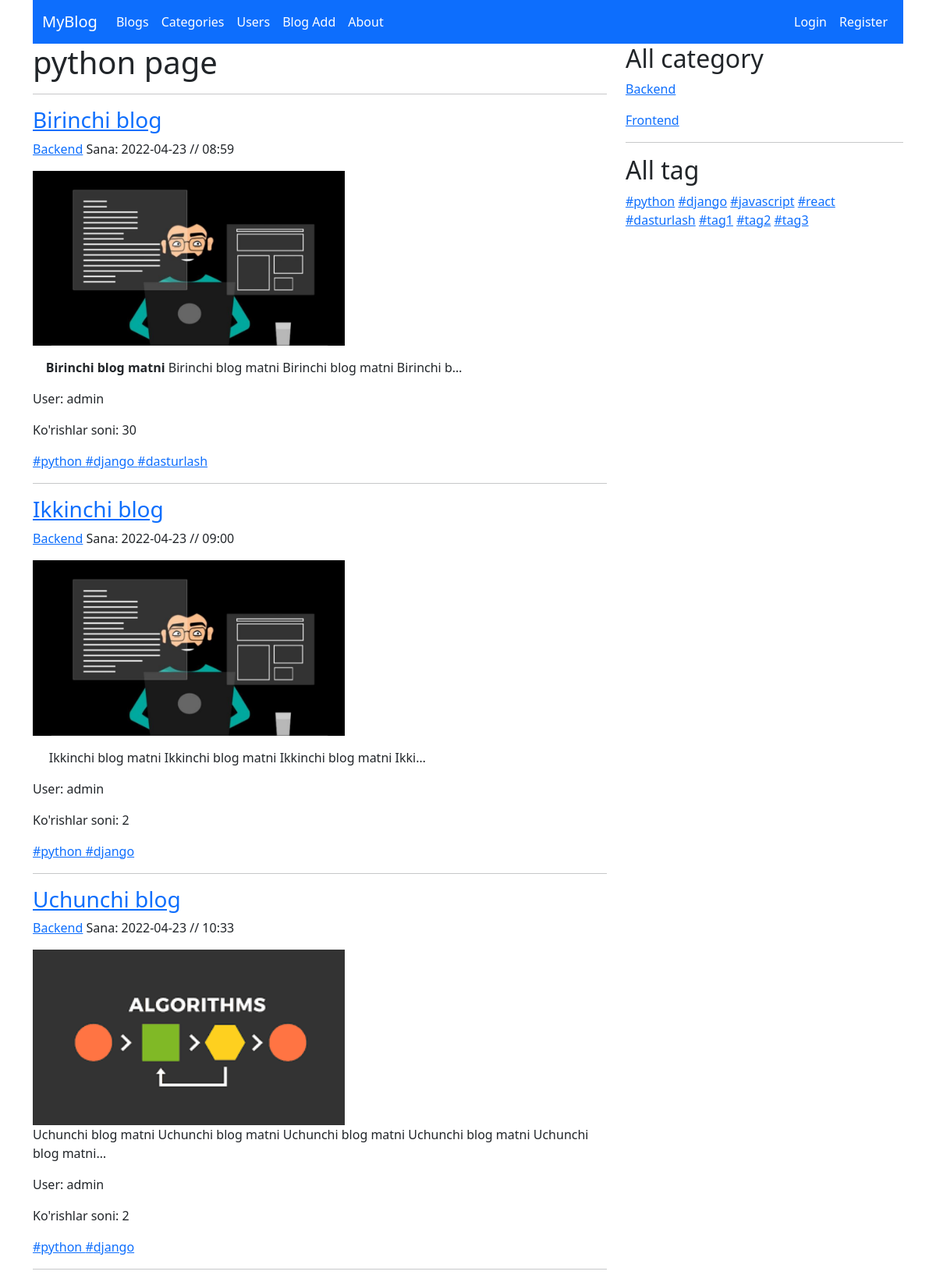
The app's page /tag/python, older data.
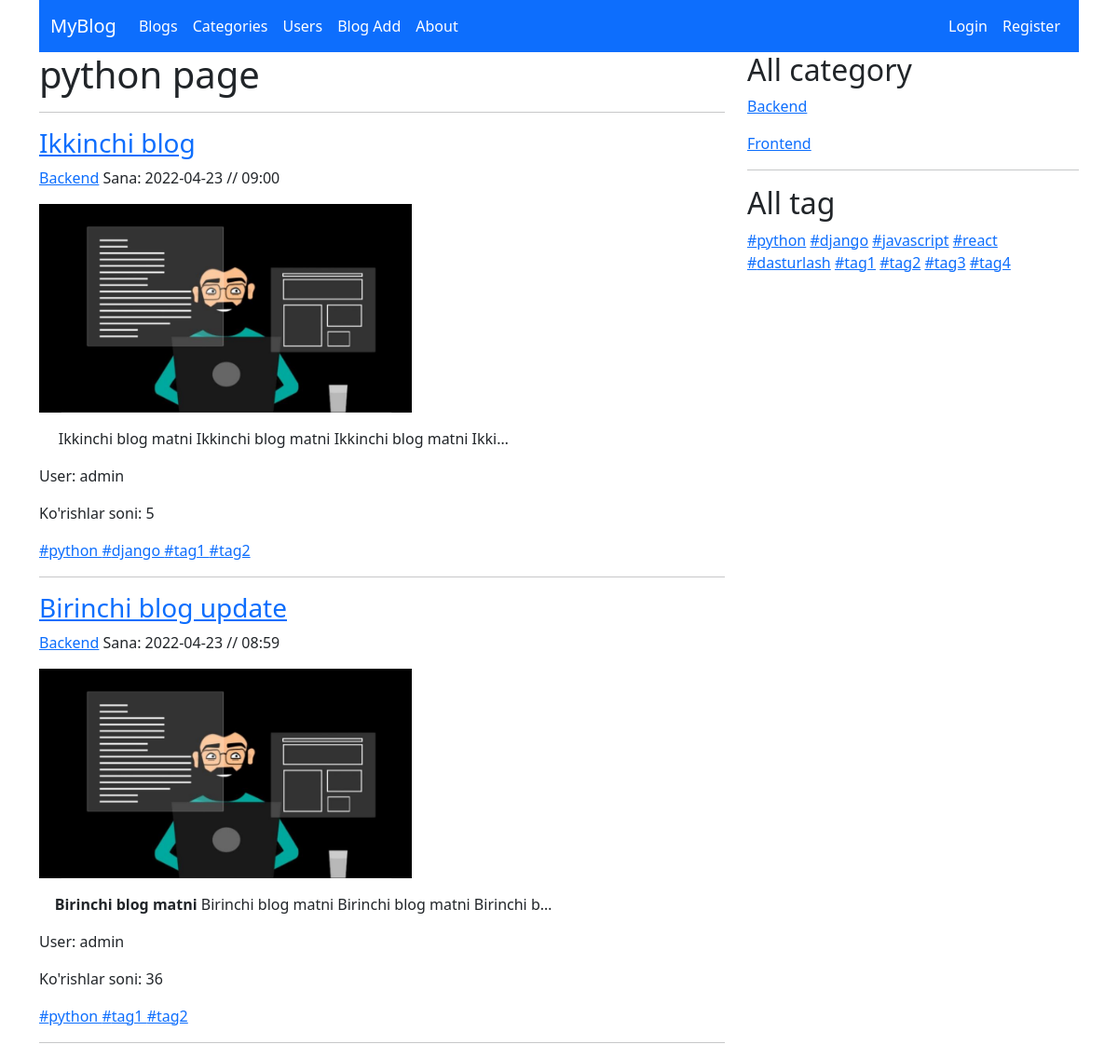
The same page, newer data.
### blog/models/blog.py (models this page shows, shortened)
class Blog(models.Model):
    title = models.CharField(max_length=150)
    slug = models.SlugField(max_length=150, unique=True)
    image = models.ImageField(upload_to='blog/')
    description = RichTextField()
    user = models.ForeignKey(Account, on_delete=models.SET_NULL, null=True, related_name='blog')
    category = models.ForeignKey(Category, on_delete=models.SET_NULL, null=True, related_name='blog')
    created = models.DateTimeField(auto_now_add=True)
    updated = models.DateTimeField(auto_now=True)
    views = models.PositiveIntegerField(default=0)
    tags = models.ManyToManyField(Tag)
    is_published = models.BooleanField(default=False)

### blog/models/category.py (models this page shows, shortened)
class Category(models.Model):
    name = models.CharField(max_length=50)
    slug = models.SlugField(max_length=50, unique=True)
    image = models.ImageField(upload_to='category/')
    description = models.TextField()
    user = models.ManyToManyField(Account, related_name='category', null=True, blank=True)

### account/models.py (models this page shows, shortened)
class Account(AbstractUser):
    username = models.CharField(max_length=50, unique=True,
                                help_text=(
                                   "Siz 50 ta belgidan iborat username tanlashingiz mumkin"
                                ),
                                error_messages={
                                    "unique": "Bunaqa user avval ruyxatdan utgan.",
                                },
                                )
    phone_number = models.CharField(max_length=13, null=True, blank=True)
    date_of_birth = models.DateField(null=True, blank=True)
    image = models.ImageField(upload_to='account')
    address = models.CharField(max_length=150, null=True, blank=True)
    USERNAME_FIELD = "username"

### blog/models/tag.py (models this page shows, shortened)
class Tag(models.Model):
    name = models.CharField(max_length=50)
    slug = models.SlugField(max_length=50, unique=True)

### blog/views.py (the view)
# urls.py: path('tag/<slug:slug>', BlogByTag.as_view(), name='tag_blogs'),
class BlogByTag(BaseView, View):
    def get(self, request, slug):
        context = {}
        tag = Tag.objects.get(slug=slug)
        context['tag'] = tag
        context['blogs'] = Blog.objects.filter(tags=tag)
        context['categories'] = self.category()
        context['tags'] = self.tag()
        return render(request, 'blog/tag_blogs.html', context)

### blog/views.py (called while the page is built)
    def category(self):
        category_list = Category.objects.all()
        return category_list

    def tag(self):
        tag_list = Tag.objects.all()
        return tag_list

### templates/blog/tag_blogs.html (shortened to what this page needs)
{% extends 'base.html' %}
{% block content %}
   <h1>{{ tag.name }} page</h1>
    <hr>
    {% for blog in blogs %}
        <h3><a href="{% url 'blog_detail' blog.slug %}">{{ blog.title }}</a></h3>
        <p><a href="#">{{ blog.category.name }}</a>
            Sana: {{ blog.created | date:'Y-m-d // h:i' }}</p>
        <img style="width: 400px;" src="{{ blog.image.url }}" alt="Bu rasm">
        <p>{{ blog.description|truncatechars_html:100|safe }}</p>
        <p>User: {{ blog.user.username }}</p>
        <p>Ko'rishlar soni: {{ blog.views }}</p>
        {% for tag in blog.tags.all %}
            <a href="#">#{{ tag.name }} </a>
        {% endfor %}
        <hr>
    {% endfor %}
{% endblock %}

### templates/base.html (shortened to what this page needs)
<!DOCTYPE html>
<html lang="en">
<head>
{% load static %}
    <link href="{% static 'css/bootstrap.min.css' %}" rel="stylesheet">
</head>
<body>
<div class="container">
    {% include 'header.html' %}
    <div class="row">
        <div class="col-lg-8">
            {% block content %}
            {% endblock %}
        </div>
        <div class="col-lg-4">
            <h2>All category</h2>
            {% for c in categories %}
                <p><a href="{% url 'category_blogs' c.slug %}">{{ c.name }}</a></p>
            {% endfor %}
            <hr>
            <h2>All tag</h2>
            {% for t in tags %}
                <a href="{% url 'tag_blogs' t.slug %}">#{{ t.name }}</a>
            {% endfor %}
        </div>
    </div>
</div>
</body>
</html>

Row changes from the older to the newer data that the page shows:
removed Blog: title "Uchunchi blog", category.name "Backend", created "2022-04-23 // 10:33", image (picture), description "Uchunchi blog matni Uchunchi blog matni Uchunchi blog matni Uchunchi blog matni Uchunchi blog matni…", user.username "admin", views "2", Tag (name "python"), Tag (name "django")
changed Blog "Ikkinchi blog": views "2" → "5"; gains Tag (name "tag1"); gains Tag (name "tag2"); moves up the list
changed Blog "Birinchi blog matni Birinchi blog matni Birinchi blog matni Birinchi b…": title "Birinchi blog" → "Birinchi blog update"; views "30" → "36"; gains Tag (name "tag1"); gains Tag (name "tag2"); loses Tag (name "django"); loses Tag (name "dasturlash")
added Tag: name "tag4", shown under "All tag"
